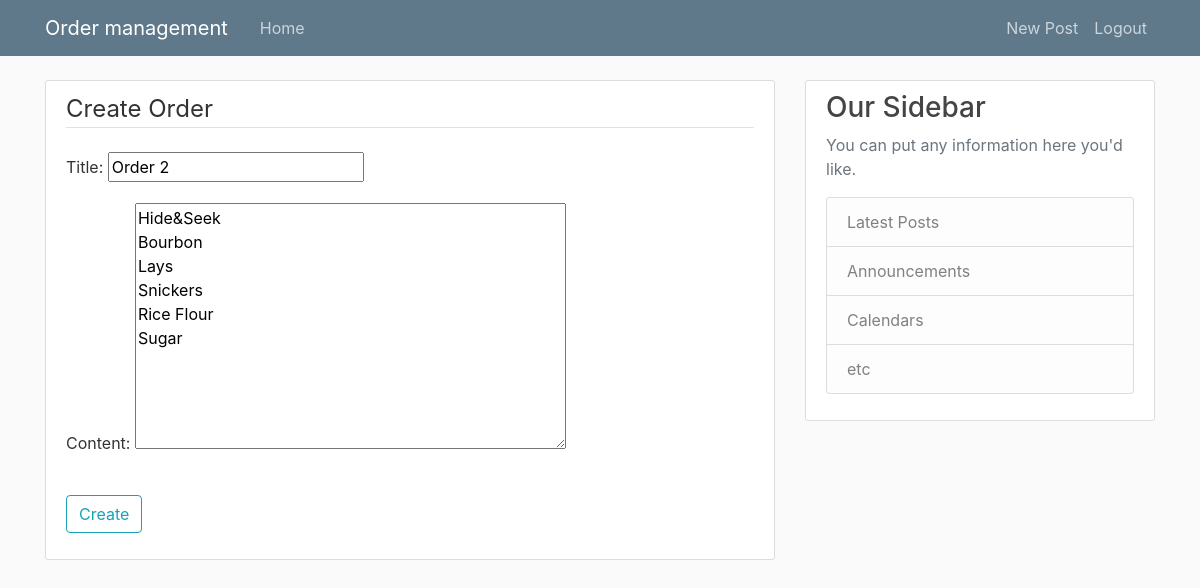
/blog/post/1/update/ (signed in), run on the app's committed database.
### blog/models.py (models this page shows, shortened)
class Post(models.Model):
	title=models.CharField(max_length=100)
	content=models.TextField()
	date_posted=models.DateTimeField(default=timezone.now)
	author=models.ForeignKey(User, on_delete=models.CASCADE)

### blog/views.py (the view, shortened to what this page needs)
# urls.py: path('post/<int:pk>/update/', PostUpdateView.as_view(), name='post-update'),
class PostUpdateView(LoginRequiredMixin, UserPassesTestMixin, UpdateView):
    model = Post
    fields = ['title', 'content']
    def test_func(self):
        post = self.get_object()
        if self.request.user == post.author:
            return True
        return False

### blog/templates/blog/post_form.html (shortened to what this page needs)
{% extends "blog/base.html" %}
{% block content %}
    <div class="content-section">
        <form method="POST">
            <fieldset class="form-group">
                <legend class="border-bottom mb-4">Create Order</legend>
                {{ form.as_p }}
            </fieldset>
            <div class="form-group">
                <button class="btn btn-outline-info" type="submit" href="{% url 'blog-home' %}">Create</button>
            </div>
        </form>
    </div>
{% endblock content %}

### blog/static/blog/main.css (style rules this page uses)
body { background: #fafafa; color: #333333; margin-top: 5rem; }
.content-section { background: #ffffff; padding: 10px 20px; border: 1px solid #dddddd; border-radius: 3px; margin-bottom: 20px; }

### data on the page
Post: title "Order 2", content "Hide&Seek Bourbon Lays Snickers Rice Flour Sugar"
